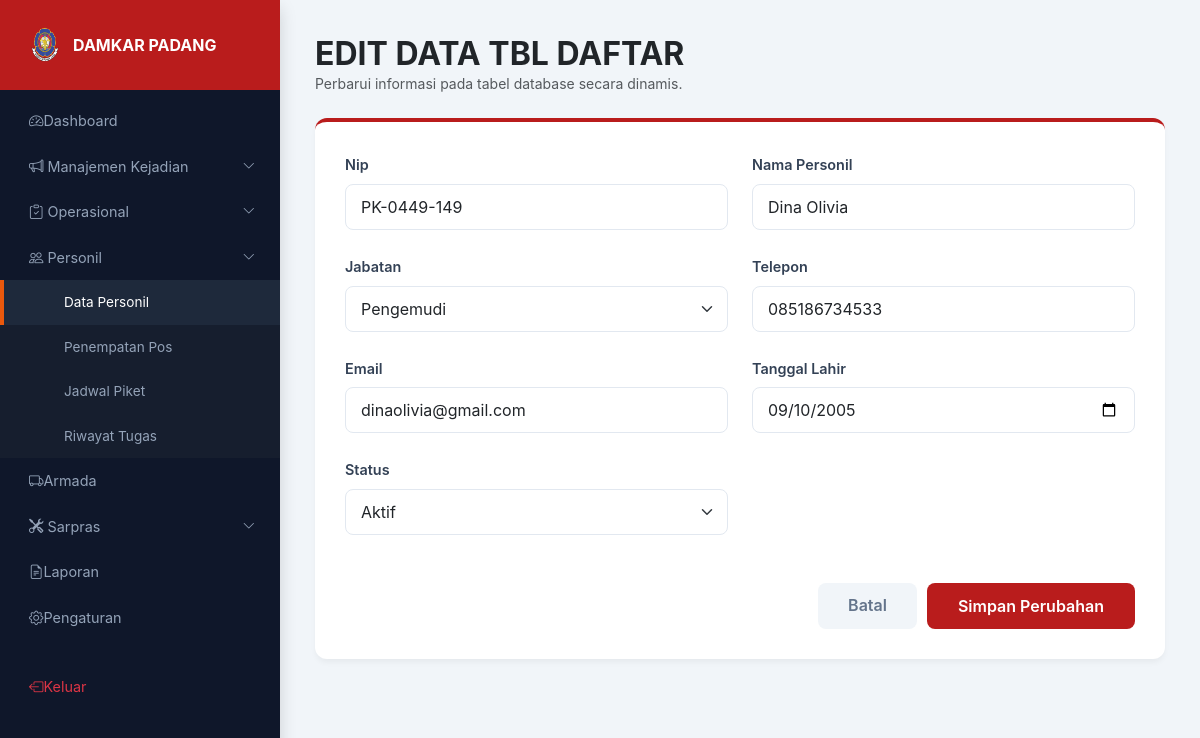
/pages/melani/edit.php?menu=tbl_daftar&id=10, run on the app's committed database.
### tables this page shows
CREATE TABLE `tbl_daftar` (
  `id` int NOT NULL,
  `nip` varchar(20) NOT NULL,
  `nama_personil` varchar(100) NOT NULL,
  `jabatan` varchar(50) NOT NULL,
  `telepon` varchar(20) NOT NULL,
  `email` varchar(50) NOT NULL,
  `tanggal_lahir` date NOT NULL,
  `status` varchar(20) NOT NULL
);

### pages/melani/edit.php (the view, shortened to what this page needs)
<?php
require_once __DIR__ . '/../../config/koneksi.php';
mysqli_query($conn, "SET sql_mode=''");
$menu_url = $_GET['menu'] ?? '';
$id       = intval($_GET['id'] ?? 0);
$tanggal  = $_GET['tanggal'] ?? '';
$shift    = $_GET['shift'] ?? '';
$menu = $menu_url;
if ($menu === 'personil' || $menu === 'tbl_daftar') {
    $menu = 'tbl_daftar';
} elseif ($menu === 'penempatan_pos' || $menu === 'penempatan_personil') {
    $menu = 'penempatan_pos';
}
$data = [];
if ($menu === 'jadwal_piket' && !empty($tanggal) && !empty($shift)) {
    $result = mysqli_query($conn, "SELECT * FROM `jadwal_piket` WHERE `tanggal`='" . mysqli_real_escape_string($conn, $tanggal) . "' AND `shift`='" . mysqli_real_escape_string($conn, $shift) . "'");
    if ($result) { $data = mysqli_fetch_assoc($result); }
} else {
    if ($id > 0) {
        $result = mysqli_query($conn, "SELECT * FROM `$menu` WHERE `id` = $id");
        if ($result) { $data = mysqli_fetch_assoc($result); }
    }
}
$nama_tampilan = ucfirst(str_replace('_', ' ', $menu_url ?: $menu));
?>
<!DOCTYPE html>
<html lang="id">
<head>
    <link href="https://cdn.jsdelivr.net/npm/bootstrap@5.3.0/dist/css/bootstrap.min.css" rel="stylesheet">
    <link rel="stylesheet" href="https://cdn.jsdelivr.net/npm/bootstrap-icons@1.11.0/font/bootstrap-icons.css">
    <link rel="stylesheet" href="../../assets/css/style.css">
</head>
<body>
    <div id="sidebar" class="shadow">
        <div class="sidebar-header">
            <img src="../../assets/img/logo_damkar.png" alt="Logo" width="40" height="40"
                onerror="this.src='https://upload.wikimedia.org/wikipedia/commons/b/b0/Logo_Damkar.png'">
            <span class="fw-bold ms-2">DAMKAR PADANG</span>
        </div>
        <div class="sidebar-content">
            <div class="nav flex-column mt-2">
                <a href="../../index.php"><i class="bi bi-speedometer2"></i> Dashboard</a>
                <a href="#menuManajemenKejadian" data-bs-toggle="collapse" class="d-flex justify-content-between align-items-center">
                    <span><i class="bi bi-megaphone"></i> Manajemen Kejadian</span>
                    <i class="bi bi-chevron-down small"></i>
                </a>
                <a href="#menuOperasional" data-bs-toggle="collapse" class="d-flex justify-content-between align-items-center">
                    <span><i class="bi bi-clipboard-check"></i> Operasional</span>
                    <i class="bi bi-chevron-down small"></i>
                </a>
                <a href="#menuPersonil" data-bs-toggle="collapse" class="d-flex justify-content-between align-items-center">
                    <span><i class="bi bi-people"></i> Personil</span>
                    <i class="bi bi-chevron-down small"></i>
                </a>
                <div class="collapse sub-menu show" id="menuPersonil">
                    <a href="personil.php" class="<?= ($menu_url == 'personil' || $menu_url == 'tbl_daftar') ? 'active' : '' ?>">Data Personil</a>
                    <a href="penempatan_pos.php" class="<?= ($menu_url == 'penempatan_pos') ? 'active' : '' ?>">Penempatan Pos</a>
                    <a href="jadwal_piket.php" class="<?= ($menu_url == 'jadwal_piket') ? 'active' : '' ?>">Jadwal Piket</a>
                    <a href="riwayat_tugas.php" class="<?= ($menu_url == 'riwayat_tugas') ? 'active' : '' ?>">Riwayat Tugas</a>
                </div>
                <a href="../armada.php"><i class="bi bi-truck"></i> Armada</a>
                <a href="#menuSarpras" data-bs-toggle="collapse" class="d-flex justify-content-between align-items-center">
                    <span><i class="bi bi-tools"></i> Sarpras</span>
                    <i class="bi bi-chevron-down small"></i>
                </a>
                <a href="../dina/laporan.php"><i class="bi bi-file-earmark-text"></i> Laporan</a>
                <a href="../pengaturan.php"><i class="bi bi-gear"></i> Pengaturan</a>
                <a href="../../logout.php" class="mt-4 text-danger"><i class="bi bi-box-arrow-left"></i> Keluar</a>
            </div>
        </div>
    </div>
    <div id="main-content">
        <div class="mb-4">
            <h2 class="fw-bold m-0 text-uppercase">EDIT DATA <?= $nama_tampilan; ?></h2>
            <div class="text-muted small">Perbarui informasi pada tabel database secara dinamis.</div>
        </div>
        <div class="edit-card">
            <form action="" method="POST">
                <div class="row g-4">
                    <?php
                    foreach ($data as $kolom => $nilai):
                        if ($kolom === 'id') continue;
                        $is_full = (strlen($nilai) > 40 || in_array($kolom, ['alamat_kejadian', 'lokasi', 'keterangan', 'alamat']));
                    ?>
                        <div class="<?= $is_full ? 'col-12' : 'col-md-6'; ?>">
                            <label class="form-label"><?= str_replace('_', ' ', $kolom); ?></label>
                            <?php if ($kolom === 'status'): ?>
                                <select class="form-select" name="status">
                                    <?php
                                    $type_res = mysqli_query($conn, "SHOW COLUMNS FROM `$menu` LIKE 'status'");
                                    $type_row = mysqli_fetch_assoc($type_res);
                                    if ($type_row && strpos($type_row['Type'], 'enum') !== false) {
                                        preg_match("/^enum\(\'(.*)\'\)$/", $type_row['Type'], $matches);
                                        $enum_values = explode("','", $matches[1]);
                                        foreach ($enum_values as $value) {
                                            $selected = (str_replace('-', '', strtolower(trim($nilai))) === str_replace('-', '', strtolower($value))) ? 'selected' : '';
                                            echo "<option value='$value' $selected>$value</option>";
                                        }
                                    } else {
                                        $clean_nilai = str_replace('-', '', strtolower(trim($nilai)));
                                        echo "<option value='Aktif' ".($clean_nilai === 'aktif' ? 'selected' : '').">Aktif</option>";
                                    }
                                    ?>
                                </select>
                            <?php elseif ($kolom === 'jabatan'): ?>
                                <select class="form-select" name="jabatan" required>
                                    <?php
                                    $jbt_res = mysqli_query($conn, "SHOW COLUMNS FROM `$menu` LIKE 'jabatan'");
                                    $jbt_row = mysqli_fetch_assoc($jbt_res);
                                    if ($jbt_row && strpos($jbt_row['Type'], 'enum') !== false) {
                                        preg_match("/^enum\(\'(.*)\'\)$/", $jbt_row['Type'], $matches);
                                        $list_jabatan = explode("','", $matches[1]);
                                    } else {
                                        $list_jabatan = ['Komandan Regu', 'Pengemudi', 'Petugas'];
                                    }
                                    foreach ($list_jabatan as $jbt) {
                                        $selected = (strtolower(trim($nilai)) === strtolower($jbt)) ? 'selected' : '';
                                        echo "<option value='$jbt' $selected>$jbt</option>";
                                    }
                                    ?>
                                </select>
                            <?php elseif (strpos($kolom, 'tanggal') !== false || strpos($kolom, 'tgl') !== false): ?>
                                <input type="date" class="form-control" name="<?= $kolom; ?>" value="<?= htmlspecialchars($nilai); ?>" required>
                            <?php else: ?>
                                <input type="text" class="form-control" name="<?= $kolom; ?>" value="<?= htmlspecialchars($nilai); ?>" required>
                            <?php endif; ?>
                        </div>
                    <?php endforeach; ?>
                </div>
                <div class="mt-5 d-flex justify-content-end">
                    <a href="javascript:window.history.back();" class="btn-batal">Batal</a>
                    <button type="submit" name="update" class="btn btn-simpan">Simpan Perubahan</button>
                </div>
            </form>
        </div>
    </div>
</body>
</html>

### assets/css/style.css (style rules this page uses)
:root { --fire-red: #b91c1c; --fire-orange: #ea580c; --dark-sidebar: #0f172a; --sidebar-text: #94a3b8; --bg-light: #f1f5f9; --purple-primary: #3f37c9; --white: #ffffff; --text-dark: #1e293b; --text-muted: #64748b; }
* { font-family: "Inter", sans-serif; }
body { background-color: var(--bg-light); margin: 0; display: flex; min-height: 100vh; }
#sidebar { width: 280px; height: 100vh; position: fixed; left: 0; top: 0; background-color: var(--dark-sidebar); display: flex; flex-direction: column; z-index: 1000; }
#main-content { margin-left: 280px; padding: 35px; width: calc(100% - 280px); transition: all 0.3s; }
.sidebar-header { padding: 25px; background-color: var(--fire-red); color: var(--white); display: flex; align-items: center; }
.sidebar-content { flex-grow: 1; overflow-y: auto; }
#sidebar a { color: var(--sidebar-text); text-decoration: none; padding: 12px 25px; display: flex; align-items: center; font-size: 0.9rem; border-left: 4px solid transparent; transition: 0.3s; }
#sidebar a:hover, #sidebar a.active { background-color: #1e293b; color: var(--white); border-left: 4px solid var(--fire-orange); }
.sub-menu { background-color: #161e2e; }
.sub-menu a { padding-left: 60px !important; font-size: 0.85rem !important; }

### pages/melani/edit.php (style rules this page uses)
.edit-card { background: white; border-radius: 12px; box-shadow: 0 4px 6px -1px rgba(0,0,0,0.05); border-top: 4px solid #b91c1c; padding: 30px; max-width: 900px; margin: 0 auto; }
.form-label { font-weight: 600; color: #334155; font-size: 0.9rem; text-transform: capitalize; }
.form-control, .form-select { border-radius: 8px; padding: 10px 15px; border: 1px solid #e2e8f0; }
.btn-simpan { background: #b91c1c; color: white; padding: 10px 30px; font-weight: 600; border-radius: 8px; transition: all 0.2s; }
.btn-batal { background: #f1f5f9; color: #64748b; padding: 10px 30px; font-weight: 600; border-radius: 8px; margin-right: 10px; text-decoration: none; }

### data on the page
tbl_daftar: nip "PK-0449-149", nama_personil "Dina Olivia", telepon "085186734533", email "dinaolivia@gmail.com", tanggal_lahir "09/10/2005", status "Aktif"

### other printed values
$nama_tampilan "TBL DAFTAR"
str_replace('_', ' ', $kolom) "Nip"
str_replace('_', ' ', $kolom) "Nama Personil"
str_replace('_', ' ', $kolom) "Jabatan"
str_replace('_', ' ', $kolom) "Telepon"
str_replace('_', ' ', $kolom) "Email"
str_replace('_', ' ', $kolom) "Tanggal Lahir"
str_replace('_', ' ', $kolom) "Status"
form field jabatan "Pengemudi"
